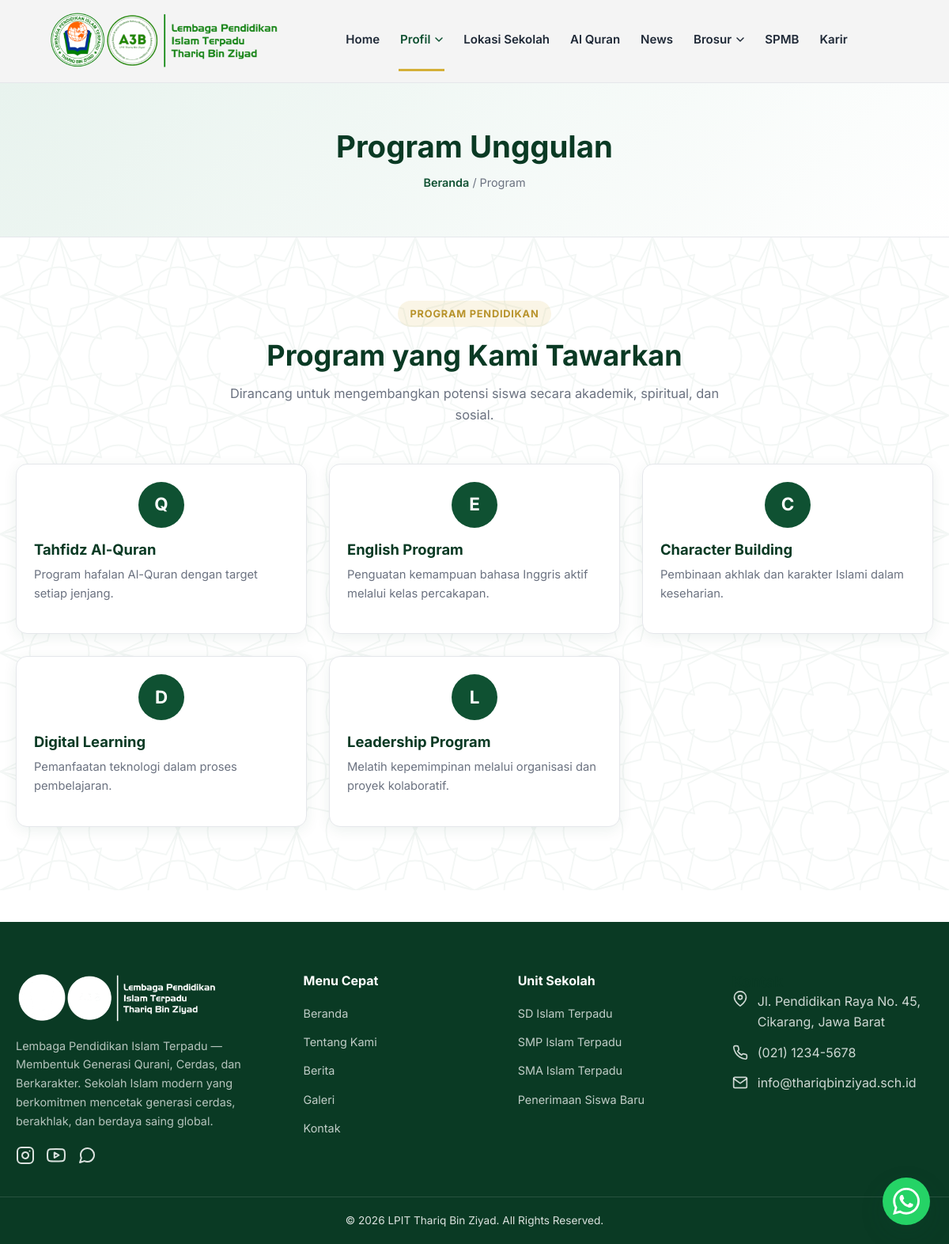
Screenshot of /program.php with the database file from the repository.
### tables this page shows
CREATE TABLE IF NOT EXISTS `site_content_items` (
    `id` INT AUTO_INCREMENT PRIMARY KEY,
    `type` VARCHAR(30) NOT NULL,
    `title` VARCHAR(180) NOT NULL,
    `subtitle` VARCHAR(180) DEFAULT NULL,
    `description` TEXT NOT NULL,
    `image` VARCHAR(255) DEFAULT NULL,
    `badge` VARCHAR(80) DEFAULT NULL,
    `year` VARCHAR(10) DEFAULT NULL,
    `extra` TEXT DEFAULT NULL,
    `sort_order` INT NOT NULL DEFAULT 0,
    `is_active` TINYINT(1) NOT NULL DEFAULT 1,
    `created_at` TIMESTAMP DEFAULT CURRENT_TIMESTAMP,
    `updated_at` TIMESTAMP DEFAULT CURRENT_TIMESTAMP ON UPDATE CURRENT_TIMESTAMP,
    INDEX `idx_content_type` (`type`,`is_active`,`sort_order`)
);

### backend/helpers/functions.php (called while the page is built, shortened)
<?php
function esc($string) {
    return htmlspecialchars($string ?? '', ENT_QUOTES, 'UTF-8');
}

### frontend/pages/program.php (the view, shortened to what this page needs)
<?php
require_once __DIR__ . '/../../backend/config/database.php';
require_once __DIR__ . '/../../backend/helpers/functions.php';
$programs = $pdo->query("SELECT * FROM site_content_items WHERE type='program' AND is_active=1 ORDER BY sort_order,id")->fetchAll();
require_once __DIR__ . '/../components/header.php';
?>
<section class="page-header">
    <div class="container">
        <h1>Program Unggulan</h1>
        <p class="breadcrumb"><a href="index.php">Beranda</a> / Program</p>
    </div>
</section>
<section class="section">
    <div class="container">
        <div class="section-head">
            <span class="section-eyebrow">Program Pendidikan</span>
            <h2>Program yang Kami Tawarkan</h2>
            <p>Dirancang untuk mengembangkan potensi siswa secara akademik, spiritual, dan sosial.</p>
        </div>
        <div class="grid-3">
            <?php foreach ($programs as $p): ?>
            <div class="card">
                <div class="card-body">
                    <div class="program-icon" style="margin-bottom:16px;"><?php echo esc($p['subtitle'] ?: mb_substr($p['title'],0,1)); ?></div>
                    <h3><?php echo esc($p['title']); ?></h3>
                    <p><?php echo nl2br(esc($p['description'])); ?></p>
                </div>
            </div>
            <?php endforeach; ?>
        </div>
    </div>
</section>
<?php require_once __DIR__ . '/../components/footer.php'; ?>

### frontend/assets/css/style.css (style rules this page uses)
:root { --primary: #0f5132; --primary-dark: #0a3a24; --primary-light: #e8f3ee; --secondary: #d4af37; --secondary-dark: #b8932c; --background: #ffffff; --surface: #f7f9f8; --text: #1f2937; --muted: #6b7280; --border: #e5e7eb; --radius: 14px; --shadow: 0 4px 18px rgba(15, 81, 50, 0.08); --shadow-lg: 0 12px 32px rgba(15, 81, 50, 0.14); --max-width: 1200px; }
* { box-sizing: border-box; margin: 0; padding: 0; }
html { scroll-behavior: smooth; }
body { font-family: 'Inter', 'Segoe UI', system-ui, -apple-system, Roboto, Helvetica, Arial, sans-serif; color: var(--text); background: var(--background); line-height: 1.65; overflow-x: hidden; }
a { text-decoration: none; color: inherit; }
.container { max-width: var(--max-width); margin: 0 auto; padding: 0 20px; }
h1, h2, h3, h4 { line-height: 1.25; font-weight: 700; color: var(--primary-dark); }
.section { padding: 80px 0; background-image: url('../images/ornament.svg'); background-size: 150px; background-attachment: fixed; }
.section-head { text-align: center; max-width: 640px; margin: 0 auto 48px; }
.section-eyebrow { display: inline-block; color: var(--secondary-dark); background: rgba(212, 175, 55, 0.12); padding: 6px 16px; border-radius: 999px; font-size: 0.8rem; font-weight: 700; letter-spacing: 0.06em; text-transform: uppercase; margin-bottom: 14px; }
.section-head h2 { font-size: clamp(1.6rem, 3vw, 2.3rem); margin-bottom: 12px; }
.section-head p { color: var(--muted); font-size: 1.02rem; }
.grid-3 { display: grid; grid-template-columns: repeat(3, 1fr); gap: 28px; }
.card { background: #fff; border-radius: var(--radius); overflow: hidden; box-shadow: var(--shadow); transition: transform 0.2s ease, box-shadow 0.2s ease; border: 1px solid var(--border); display: flex; flex-direction: column; }
.card-body { padding: 22px; flex: 1; display: flex; flex-direction: column; }
.card-body h3 { font-size: 1.15rem; margin-bottom: 8px; }
.card-body p { color: var(--muted); font-size: 0.92rem; margin-bottom: 16px; flex: 1; }
.program-icon { width: 58px; height: 58px; background: var(--primary); color: #fff; border-radius: 50%; display: flex; align-items: center; justify-content: center; font-size: 1.4rem; font-weight: 700; margin: 0 auto 18px; }
.page-header { background: linear-gradient(135deg, var(--primary-light), #ffffff); padding: 56px 0; text-align: center; border-bottom: 1px solid var(--border); }
.page-header h1 { font-size: clamp(1.7rem, 3.5vw, 2.4rem); margin-bottom: 10px; }
.breadcrumb { color: var(--muted); font-size: 0.9rem; }
.breadcrumb a { color: var(--primary); font-weight: 600; }

### rows the page displays
site_content_items: subtitle "Q", title "Tahfidz Al-Quran", description "Program hafalan Al-Quran dengan target setiap jenjang."
site_content_items: subtitle "E", title "English Program", description "Penguatan kemampuan bahasa Inggris aktif melalui kelas percakapan."
site_content_items: subtitle "C", title "Character Building", description "Pembinaan akhlak dan karakter Islami dalam keseharian."
site_content_items: subtitle "D", title "Digital Learning", description "Pemanfaatan teknologi dalam proses pembelajaran."
site_content_items: subtitle "L", title "Leadership Program", description "Melatih kepemimpinan melalui organisasi dan proyek kolaboratif."

### other values shown
$item "Home"
$item['label'] "Profil"
$item "Lokasi Sekolah"
$item "Al Quran"
$item "News"
$item['label'] "Brosur"
$item "SPMB"
$item "Karir"
SITE_TAGLINE "Lembaga Pendidikan Islam Terpadu — Membentuk Generasi Qurani, Cerdas, dan Berkarakter"
SITE_ADDRESS "Jl. Pendidikan Raya No. 45, Cikarang, Jawa Barat"
SITE_PHONE "(021) 1234-5678"
SITE_EMAIL "info@thariqbinziyad.sch.id"
SITE_NAME "LPIT Thariq Bin Ziyad"
